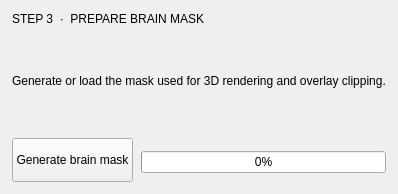
                          <widget class="QFrame" name="cardBrainMask">
                           <property name="frameShape">
                            <enum>QFrame::Shape::NoFrame</enum>
                           </property>
                           <property name="workflowCard" stdset="0">
                            <bool>true</bool>
                           </property>
                           <layout class="QVBoxLayout" name="cardBrainMaskLayout">
                            <property name="spacing">
                             <number>8</number>
                            </property>
                            <property name="leftMargin">
                             <number>12</number>
                            </property>
                            <property name="topMargin">
                             <number>12</number>
                            </property>
                            <property name="rightMargin">
                             <number>12</number>
                            </property>
                            <property name="bottomMargin">
                             <number>12</number>
                            </property>
                            <item>
                             <widget class="QLabel" name="cardBrainMaskTitle">
                              <property name="text">
                               <string>STEP 3  ·  PREPARE BRAIN MASK</string>
                              </property>
                              <property name="alignment">
                               <set>Qt::AlignmentFlag::AlignLeading|Qt::AlignmentFlag::AlignLeft|Qt::AlignmentFlag::AlignVCenter</set>
                              </property>
                              <property name="uiRole" stdset="0">
                               <string>sectionTitle</string>
                              </property>
                             </widget>
                            </item>
                            <item>
                             <spacer name="verticalSpacer_9">
                              <property name="orientation">
                               <enum>Qt::Orientation::Vertical</enum>
                              </property>
                              <property name="sizeHint" stdset="0">
                               <size>
                                <width>20</width>
                                <height>40</height>
                               </size>
                              </property>
                             </spacer>
                            </item>
                            <item>
                             <widget class="QLabel" name="cardBrainMaskSubtitle">
                              <property name="text">
                               <string>Generate or load the mask used for 3D rendering and overlay clipping.</string>
                              </property>
                              <property name="uiRole" stdset="0">
                               <string>sectionSubtitle</string>
                              </property>
                             </widget>
                            </item>
                            <item>
                             <spacer name="verticalSpacer_13">
                              <property name="orientation">
                               <enum>Qt::Orientation::Vertical</enum>
                              </property>
                              <property name="sizeHint" stdset="0">
                               <size>
                                <width>20</width>
                                <height>40</height>
                               </size>
                              </property>
                             </spacer>
                            </item>
                            <item>
                             <layout class="QHBoxLayout" name="brainMaskActionsLayout">
                              <property name="spacing">
                               <number>8</number>
                              </property>
                              <property name="leftMargin">
                               <number>0</number>
                              </property>
                              <property name="topMargin">
                               <number>2</number>
                              </property>
                              <property name="rightMargin">
                               <number>0</number>
                              </property>
                              <property name="bottomMargin">
                               <number>0</number>
                              </property>
                              <item>
                               <widget class="QPushButton" name="btn_FilesCoreg_Brainmask">
                                <property name="minimumSize">
                                 <size>
                                  <width>0</width>
                                  <height>44</height>
                                 </size>
                                </property>
                                <property name="text">
                                 <string>Generate brain mask</string>
                                </property>
                                <property name="autoDefault">
                                 <bool>false</bool>
                                </property>
                                <property name="default">
                                 <bool>false</bool>
                                </property>
                                <property name="uiRole" stdset="0">
                                 <string>workflowAction</string>
                                </property>
                               </widget>
                              </item>
                              <item>
                               <widget class="QProgressBar" name="progressBarBrainmask">
                                <property name="minimumSize">
                                 <size>
                                  <width>0</width>
                                  <height>22</height>
                                 </size>
                                </property>
                                <property name="maximumSize">
                                 <size>
                                  <width>16777215</width>
                                  <height>18</height>
                                 </size>
                                </property>
                                <property name="value">
                                 <number>0</number>
                                </property>
                                <property name="format">
                                 <string>%p%</string>
                                </property>
                                <property name="uiRole" stdset="0">
                                 <string>workflowProgress</string>
                                </property>
                               </widget>
                              </item>
                             </layout>
                            </item>
                           </layout>
                          </widget>
